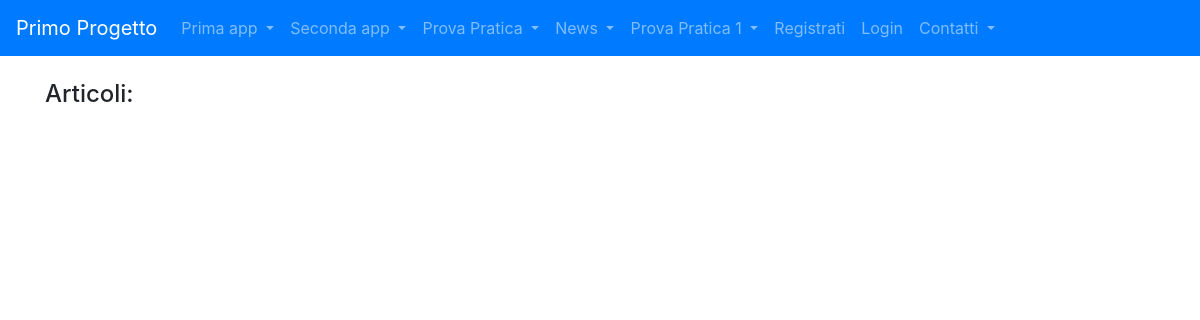
The page /news/lista_articoli/ on the database as committed earlier.
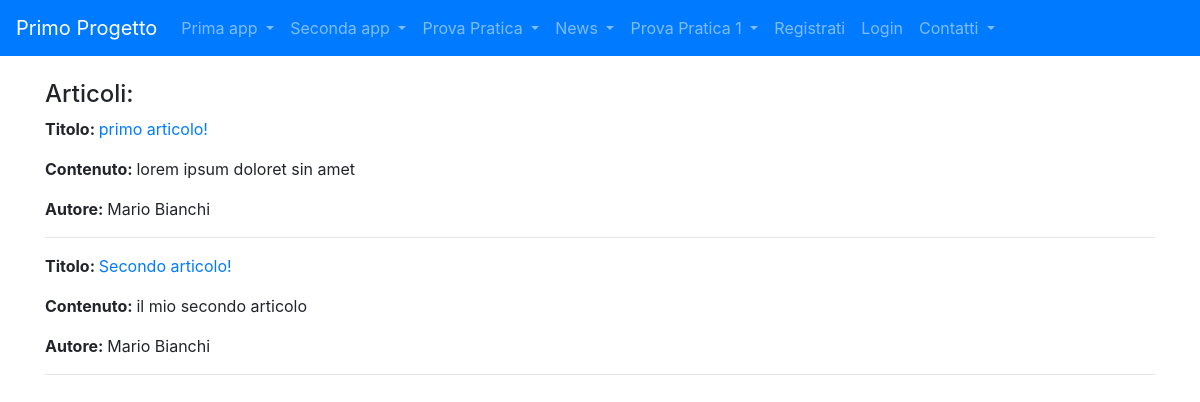
The same page on the database as committed later.
### news/models.py (models this page shows, shortened)
class Articolo (models.Model):
    titolo=models.CharField(max_length=100)
    contenuto=models.TextField()
    giornalista=models.ForeignKey(Giornalista, on_delete=models.CASCADE, related_name="articoli")

class Giornalista (models.Model):
    nome=models.CharField( max_length=20)
    cognome=models.CharField( max_length=20)
    def __str__(self):
        return self.nome + " " + self.cognome

### news/views.py (the view)
# urls.py: path("lista_articoli/", ArticoloListView.as_view(), name="lista_articoli"),
class ArticoloListView(ListView):
    model = Articolo
    template_name = "lista_articoli.html"
    def get_context_data(self, **kwargs):
        context = super().get_context_data(**kwargs)
        context["articoli"] = Articolo.objects.all()
        return context

### news/templates/lista_articoli.html (shortened to what this page needs)
{%extends 'base.html' %}
{%block content%}
    <h4>Articoli:</h4>
    {%for articolo in articoli%}
        <p><strong>Titolo: </strong><a href="/news/articoli/{{articolo.id}}">{{articolo.titolo}}</a></p>
        <p><strong>Contenuto: </strong>{{articolo.contenuto}}</p>
        <p><strong>Autore: </strong>{{articolo.giornalista}}</p>
        <hr>
    {%endfor%}
{%endblock content%}

Rows that differ between the two databases and show on the page:
added Articolo: titolo "primo articolo!", contenuto "lorem ipsum doloret sin amet", giornalista "Mario Bianchi"
added Articolo: titolo "Secondo articolo!", contenuto "il mio secondo articolo", giornalista "Mario Bianchi"
